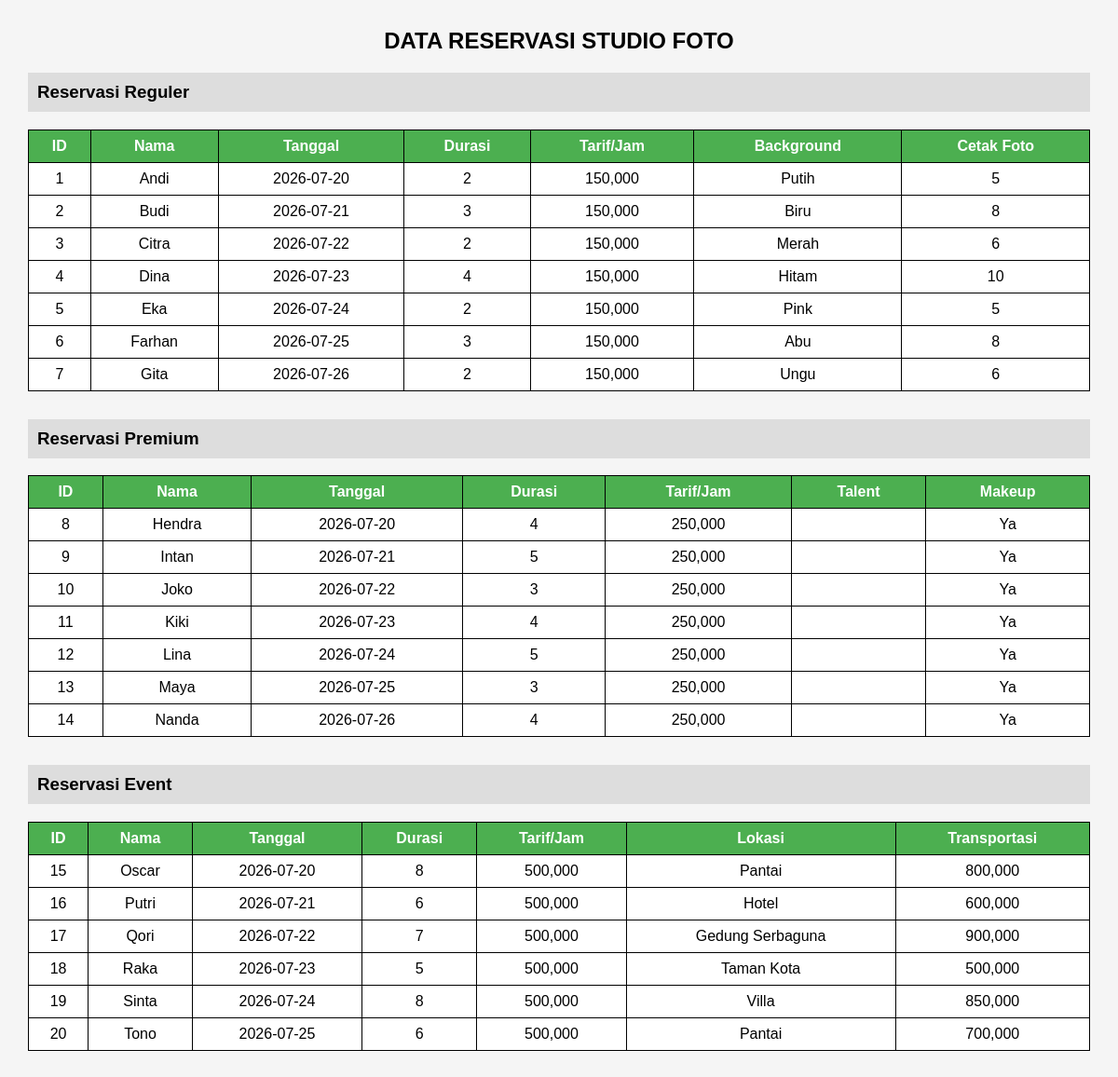
The page / on the database its author committed.
### tables this page shows
CREATE TABLE `tabel_reservasi` (
  `id_reservasi` int NOT NULL,
  `nama_pelanggan` varchar(100) DEFAULT NULL,
  `tanggal_booking` date DEFAULT NULL,
  `durasi_jam` int DEFAULT NULL,
  `tarif_dasar_per_jam` double DEFAULT NULL,
  `jenis_paket` enum('Reguler','Premium','Event') DEFAULT NULL,
  `tipe_background` varchar(100) DEFAULT NULL,
  `cetak_foto_lembar` int DEFAULT NULL,
  `kuota_talent_orang` int DEFAULT NULL,
  `layanan_makeup` varchar(20) DEFAULT NULL,
  `nama_lokasi_luar` varchar(100) DEFAULT NULL,
  `biaya_transportasi_tim` double DEFAULT NULL
);

### index.php (the view, shortened to what this page needs)
<?php
require_once "koneksi.php";
?>
<!DOCTYPE html>
<html>
<head>
</head>
<body>
<h2>DATA RESERVASI STUDIO FOTO</h2>
<h3>Reservasi Reguler</h3>
<table>
<tr>
<th>ID</th>
<th>Nama</th>
<th>Tanggal</th>
<th>Durasi</th>
<th>Tarif/Jam</th>
<th>Background</th>
<th>Cetak Foto</th>
</tr>
<?php
$query=mysqli_query($koneksi,"SELECT * FROM tabel_reservasi WHERE jenis_paket='Reguler'");
while($data=mysqli_fetch_array($query))
{
?>
<tr>
<td><?= $data['id_reservasi']; ?></td>
<td><?= $data['nama_pelanggan']; ?></td>
<td><?= $data['tanggal_booking']; ?></td>
<td><?= $data['durasi_jam']; ?></td>
<td><?= number_format($data['tarif_dasar_per_jam']); ?></td>
<td><?= $data['tipe_background']; ?></td>
<td><?= $data['cetak_foto_lembar']; ?></td>
</tr>
<?php
}
?>
</table>
<h3>Reservasi Premium</h3>
<table>
<tr>
<th>ID</th>
<th>Nama</th>
<th>Tanggal</th>
<th>Durasi</th>
<th>Tarif/Jam</th>
<th>Talent</th>
<th>Makeup</th>
</tr>
<?php
$query=mysqli_query($koneksi,"SELECT * FROM tabel_reservasi WHERE jenis_paket='Premium'");
while($data=mysqli_fetch_array($query))
{
?>
<tr>
<td><?= $data['id_reservasi']; ?></td>
<td><?= $data['nama_pelanggan']; ?></td>
<td><?= $data['tanggal_booking']; ?></td>
<td><?= $data['durasi_jam']; ?></td>
<td><?= number_format($data['tarif_dasar_per_jam']); ?></td>
<td><?= $data['kuota_talent_orang']; ?></td>
<td><?= $data['layanan_makeup']; ?></td>
</tr>
<?php
}
?>
</table>
<h3>Reservasi Event</h3>
<table>
<tr>
<th>ID</th>
<th>Nama</th>
<th>Tanggal</th>
<th>Durasi</th>
<th>Tarif/Jam</th>
<th>Lokasi</th>
<th>Transportasi</th>
</tr>
<?php
$query=mysqli_query($koneksi,"SELECT * FROM tabel_reservasi WHERE jenis_paket='Event'");
while($data=mysqli_fetch_array($query))
{
?>
<tr>
<td><?= $data['id_reservasi']; ?></td>
<td><?= $data['nama_pelanggan']; ?></td>
<td><?= $data['tanggal_booking']; ?></td>
<td><?= $data['durasi_jam']; ?></td>
<td><?= number_format($data['tarif_dasar_per_jam']); ?></td>
<td><?= $data['nama_lokasi_luar']; ?></td>
<td><?= number_format($data['biaya_transportasi_tim']); ?></td>
</tr>
<?php
}
?>
</table>
</body>
</html>

### index.php (style rules this page uses)
body { font-family:Arial; background:#f5f5f5; margin:30px; }
h2 { text-align:center; }
h3 { background:#dddddd; padding:10px; }
table { width:100%; border-collapse:collapse; margin-bottom:30px; background:white; }
th,td { border:1px solid black; padding:8px; text-align:center; }
th { background:#4CAF50; color:white; }

### rows shown on the page
tabel_reservasi: id_reservasi "1", nama_pelanggan "Andi", tanggal_booking "2026-07-20", durasi_jam "2", tarif_dasar_per_jam "150,000", tipe_background "Putih", cetak_foto_lembar "5"
tabel_reservasi: id_reservasi "2", nama_pelanggan "Budi", tanggal_booking "2026-07-21", durasi_jam "3", tarif_dasar_per_jam "150,000", tipe_background "Biru", cetak_foto_lembar "8"
tabel_reservasi: id_reservasi "3", nama_pelanggan "Citra", tanggal_booking "2026-07-22", durasi_jam "2", tarif_dasar_per_jam "150,000", tipe_background "Merah", cetak_foto_lembar "6"
tabel_reservasi: id_reservasi "4", nama_pelanggan "Dina", tanggal_booking "2026-07-23", durasi_jam "4", tarif_dasar_per_jam "150,000", tipe_background "Hitam", cetak_foto_lembar "10"
tabel_reservasi: id_reservasi "5", nama_pelanggan "Eka", tanggal_booking "2026-07-24", durasi_jam "2", tarif_dasar_per_jam "150,000", tipe_background "Pink", cetak_foto_lembar "5"
tabel_reservasi: id_reservasi "6", nama_pelanggan "Farhan", tanggal_booking "2026-07-25", durasi_jam "3", tarif_dasar_per_jam "150,000", tipe_background "Abu", cetak_foto_lembar "8"
tabel_reservasi: id_reservasi "7", nama_pelanggan "Gita", tanggal_booking "2026-07-26", durasi_jam "2", tarif_dasar_per_jam "150,000", tipe_background "Ungu", cetak_foto_lembar "6"
tabel_reservasi: id_reservasi "8", nama_pelanggan "Hendra", tanggal_booking "2026-07-20", durasi_jam "4", tarif_dasar_per_jam "250,000", layanan_makeup "Ya"
tabel_reservasi: id_reservasi "9", nama_pelanggan "Intan", tanggal_booking "2026-07-21", durasi_jam "5", tarif_dasar_per_jam "250,000", layanan_makeup "Ya"
tabel_reservasi: id_reservasi "10", nama_pelanggan "Joko", tanggal_booking "2026-07-22", durasi_jam "3", tarif_dasar_per_jam "250,000", layanan_makeup "Ya"
tabel_reservasi: id_reservasi "11", nama_pelanggan "Kiki", tanggal_booking "2026-07-23", durasi_jam "4", tarif_dasar_per_jam "250,000", layanan_makeup "Ya"
tabel_reservasi: id_reservasi "12", nama_pelanggan "Lina", tanggal_booking "2026-07-24", durasi_jam "5", tarif_dasar_per_jam "250,000", layanan_makeup "Ya"
tabel_reservasi: id_reservasi "13", nama_pelanggan "Maya", tanggal_booking "2026-07-25", durasi_jam "3", tarif_dasar_per_jam "250,000", layanan_makeup "Ya"
tabel_reservasi: id_reservasi "14", nama_pelanggan "Nanda", tanggal_booking "2026-07-26", durasi_jam "4", tarif_dasar_per_jam "250,000", layanan_makeup "Ya"
tabel_reservasi: id_reservasi "15", nama_pelanggan "Oscar", tanggal_booking "2026-07-20", durasi_jam "8", tarif_dasar_per_jam "500,000", nama_lokasi_luar "Pantai", biaya_transportasi_tim "800,000"
tabel_reservasi: id_reservasi "16", nama_pelanggan "Putri", tanggal_booking "2026-07-21", durasi_jam "6", tarif_dasar_per_jam "500,000", nama_lokasi_luar "Hotel", biaya_transportasi_tim "600,000"
tabel_reservasi: id_reservasi "17", nama_pelanggan "Qori", tanggal_booking "2026-07-22", durasi_jam "7", tarif_dasar_per_jam "500,000", nama_lokasi_luar "Gedung Serbaguna", biaya_transportasi_tim "900,000"
tabel_reservasi: id_reservasi "18", nama_pelanggan "Raka", tanggal_booking "2026-07-23", durasi_jam "5", tarif_dasar_per_jam "500,000", nama_lokasi_luar "Taman Kota", biaya_transportasi_tim "500,000"
tabel_reservasi: id_reservasi "19", nama_pelanggan "Sinta", tanggal_booking "2026-07-24", durasi_jam "8", tarif_dasar_per_jam "500,000", nama_lokasi_luar "Villa", biaya_transportasi_tim "850,000"
tabel_reservasi: id_reservasi "20", nama_pelanggan "Tono", tanggal_booking "2026-07-25", durasi_jam "6", tarif_dasar_per_jam "500,000", nama_lokasi_luar "Pantai", biaya_transportasi_tim "700,000"
